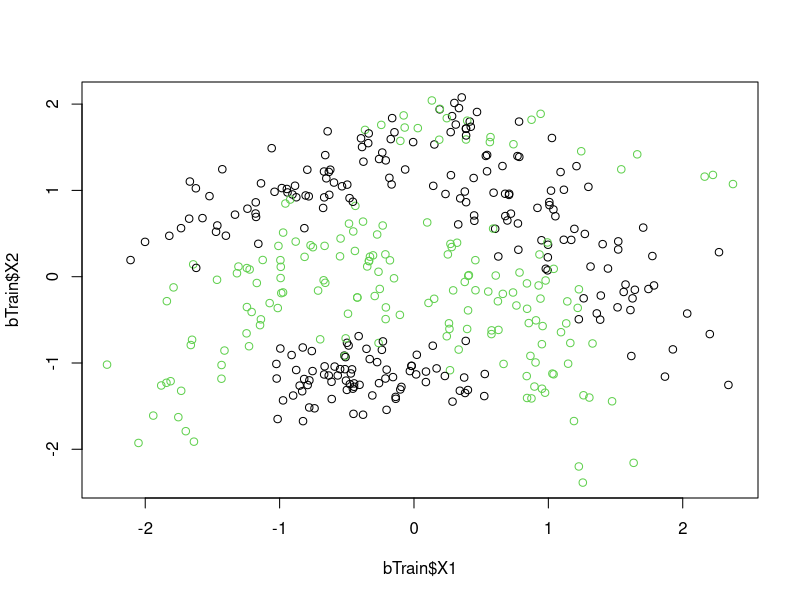
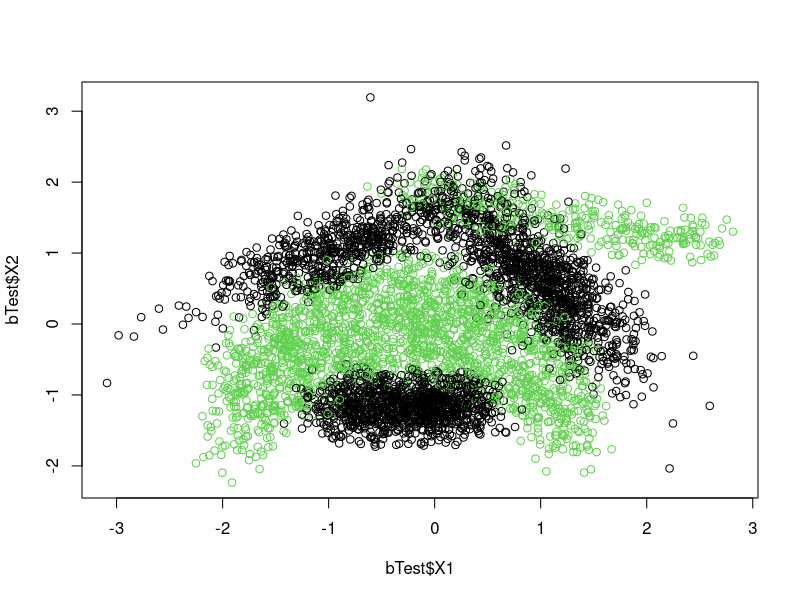
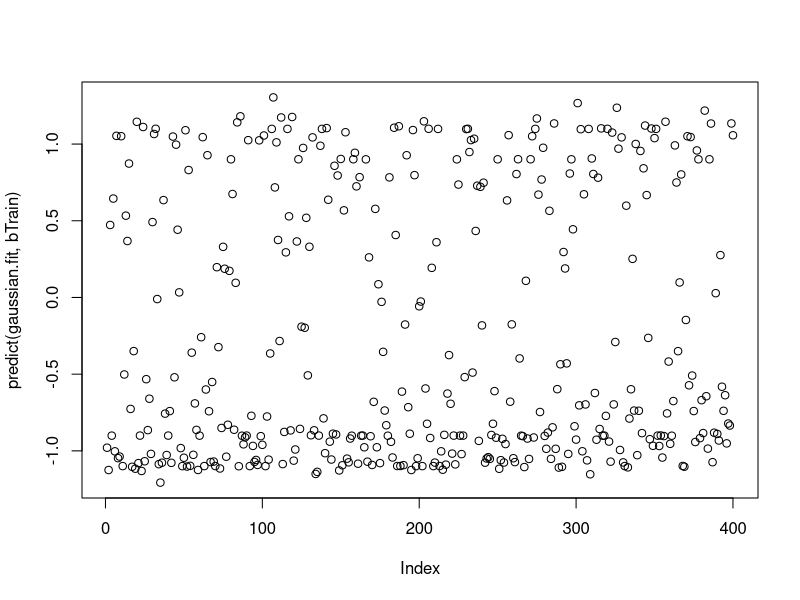

R code for these plots, in order:
# TP SVM - OBT : Machine learning - CentraleSupélec 2020
# Antoine Bourgoin et Benoit Charmettant
library("kernlab")

bTrain <- read.table("Banana_train.txt")
bTest <- read.table("Banana_test.txt")

plot(bTrain$X1, bTrain$X2, col=bTrain$Y+2)
plot(bTest$X1, bTest$X2, col=bTest$Y+2)


gaussian.fit <- ksvm(Y~., data=bTrain, C=5, sigma=5)

plot(predict(gaussian.fit, bTrain))
print("Hello World")
